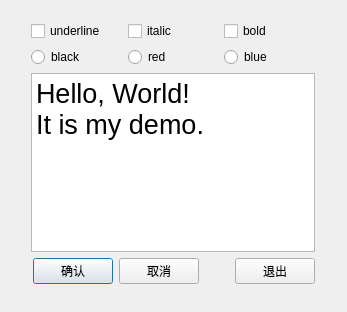
<?xml version="1.0" encoding="UTF-8"?>
<ui version="4.0">
 <class>Dialog</class>
 <widget class="QDialog" name="Dialog">
  <property name="geometry">
   <rect>
    <x>0</x>
    <y>0</y>
    <width>347</width>
    <height>312</height>
   </rect>
  </property>
  <property name="windowTitle">
   <string>Dialog by Designer</string>
  </property>
  <widget class="QWidget" name="">
   <property name="geometry">
    <rect>
     <x>20</x>
     <y>10</y>
     <width>306</width>
     <height>285</height>
    </rect>
   </property>
   <layout class="QVBoxLayout" name="verticalLayout">
    <item>
     <layout class="QHBoxLayout" name="horizontalLayout">
      <item>
       <widget class="QCheckBox" name="chkBoxUnder">
        <property name="text">
         <string>underline</string>
        </property>
       </widget>
      </item>
      <item>
       <widget class="QCheckBox" name="chkBoxItalic">
        <property name="text">
         <string>italic</string>
        </property>
       </widget>
      </item>
      <item>
       <widget class="QCheckBox" name="chkBoxBold">
        <property name="text">
         <string>bold</string>
        </property>
       </widget>
      </item>
     </layout>
    </item>
    <item>
     <layout class="QHBoxLayout" name="horizontalLayout_2">
      <item>
       <widget class="QRadioButton" name="rBtnBlack">
        <property name="text">
         <string>black</string>
        </property>
       </widget>
      </item>
      <item>
       <widget class="QRadioButton" name="rBtnRed">
        <property name="text">
         <string>red</string>
        </property>
       </widget>
      </item>
      <item>
       <widget class="QRadioButton" name="rBtnBlue">
        <property name="text">
         <string>blue</string>
        </property>
       </widget>
      </item>
     </layout>
    </item>
    <item>
     <widget class="QTextEdit" name="txtEdit">
      <property name="font">
       <font>
        <pointsize>20</pointsize>
       </font>
      </property>
      <property name="html">
       <string>&lt;!DOCTYPE HTML PUBLIC &quot;-//W3C//DTD HTML 4.0//EN&quot; &quot;http://www.w3.org/TR/REC-html40/strict.dtd&quot;&gt;
&lt;html&gt;&lt;head&gt;&lt;meta name=&quot;qrichtext&quot; content=&quot;1&quot; /&gt;&lt;style type=&quot;text/css&quot;&gt;
p, li { white-space: pre-wrap; }
&lt;/style&gt;&lt;/head&gt;&lt;body style=&quot; font-family:'SimSun'; font-size:20pt; font-weight:400; font-style:normal;&quot;&gt;
&lt;p style=&quot; margin-top:0px; margin-bottom:0px; margin-left:0px; margin-right:0px; -qt-block-indent:0; text-indent:0px;&quot;&gt;Hello, World!&lt;/p&gt;
&lt;p style=&quot; margin-top:0px; margin-bottom:0px; margin-left:0px; margin-right:0px; -qt-block-indent:0; text-indent:0px;&quot;&gt;It is my demo.&lt;/p&gt;&lt;/body&gt;&lt;/html&gt;</string>
      </property>
     </widget>
    </item>
    <item>
     <layout class="QHBoxLayout" name="horizontalLayout_3">
      <item>
       <spacer name="horizontalSpacer_2">
        <property name="orientation">
         <enum>Qt::Horizontal</enum>
        </property>
        <property name="sizeHint" stdset="0">
         <size>
          <width>13</width>
          <height>20</height>
         </size>
        </property>
       </spacer>
      </item>
      <item>
       <widget class="QPushButton" name="BtnOk">
        <property name="text">
         <string>确认</string>
        </property>
       </widget>
      </item>
      <item>
       <widget class="QPushButton" name="BtnCancel">
        <property name="text">
         <string>取消</string>
        </property>
       </widget>
      </item>
      <item>
       <spacer name="horizontalSpacer">
        <property name="orientation">
         <enum>Qt::Horizontal</enum>
        </property>
        <property name="sizeHint" stdset="0">
         <size>
          <width>40</width>
          <height>20</height>
         </size>
        </property>
       </spacer>
      </item>
      <item>
       <widget class="QPushButton" name="BtnClose">
        <property name="text">
         <string>退出</string>
        </property>
       </widget>
      </item>
     </layout>
    </item>
   </layout>
  </widget>
 </widget>
 <layoutdefault spacing="6" margin="11"/>
 <resources/>
 <connections>
  <connection>
   <sender>BtnOk</sender>
   <signal>clicked()</signal>
   <receiver>Dialog</receiver>
   <slot>accept()</slot>
   <hints>
    <hint type="sourcelabel">
     <x>78</x>
     <y>280</y>
    </hint>
    <hint type="destinationlabel">
     <x>173</x>
     <y>155</y>
    </hint>
   </hints>
  </connection>
  <connection>
   <sender>BtnCancel</sender>
   <signal>clicked()</signal>
   <receiver>Dialog</receiver>
   <slot>reject()</slot>
   <hints>
    <hint type="sourcelabel">
     <x>159</x>
     <y>280</y>
    </hint>
    <hint type="destinationlabel">
     <x>173</x>
     <y>155</y>
    </hint>
   </hints>
  </connection>
  <connection>
   <sender>BtnClose</sender>
   <signal>clicked()</signal>
   <receiver>Dialog</receiver>
   <slot>close()</slot>
   <hints>
    <hint type="sourcelabel">
     <x>286</x>
     <y>280</y>
    </hint>
    <hint type="destinationlabel">
     <x>173</x>
     <y>155</y>
    </hint>
   </hints>
  </connection>
 </connections>
</ui>
